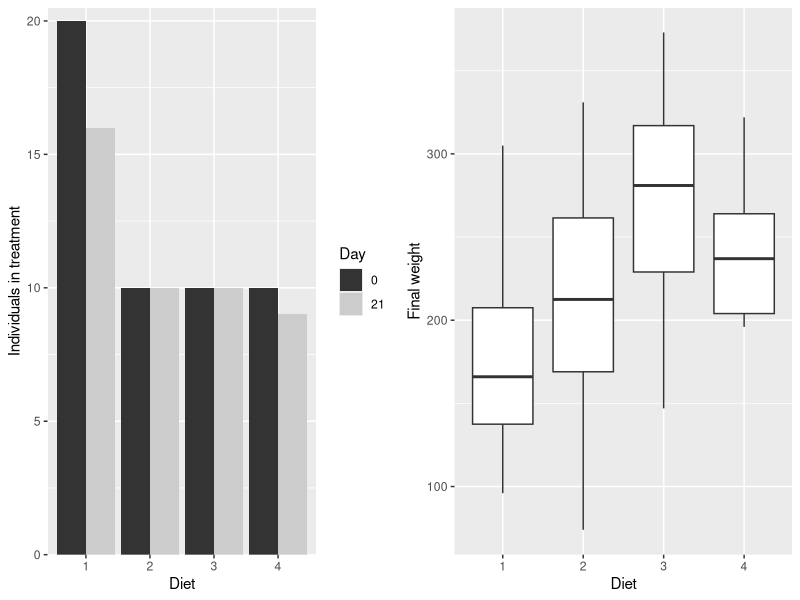
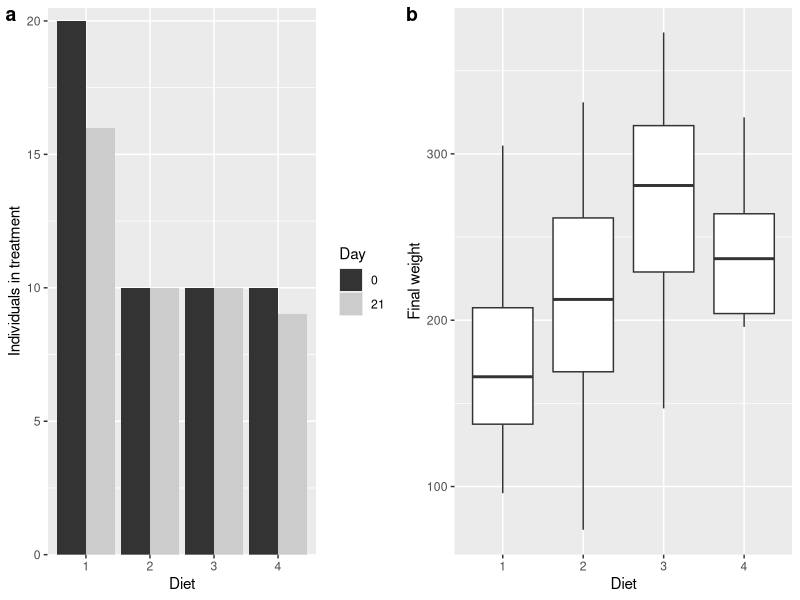
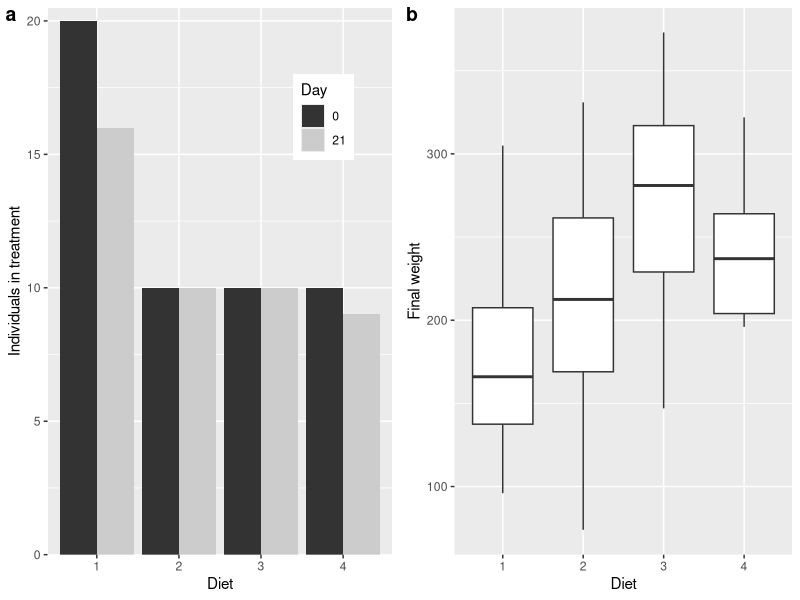

These charts were generated, in order, by the following R code: (Note: this script raises an error after producing the figures.)
### Example data
head(ChickWeight)
summary(ChickWeight)

library(ggplot2)

# Number of individuals in treatment groups at the beginning and at the first and last day of the experiment
q <- ggplot(data=ChickWeight[ChickWeight$Time%in%c(0,21),]) + 
	geom_bar(aes(x=Diet, group=Time, fill=factor(Time)), position='dodge') + 
	ylab('Individuals in treatment') + 
	scale_fill_grey(name='Day') + 
	scale_y_continuous(expand=c(0,0), limits=c(0,20.5))


# Distribution of weights at the end of the experiment
qq <- ggplot(data=ChickWeight[ChickWeight$Time==21,]) + geom_boxplot(aes(x=Diet, y=weight)) + ylab('Final weight')


library(cowplot)
## plot grid
plot_grid(q,qq)
## adding labels
plot_grid(q,qq, labels=letters[1:2])
## change position of legend in a
plot_grid(q+theme(legend.position=c(.8,.8)),qq, labels=letters[1:2])
q <- q+theme(legend.position=c(.8,.8))

## Save the plot
save_plot(
	plot_grid(q,qq, labels=letters[1:2]),
	filename='~/Desktop/tst.png', base_height=4, base_width=7
)


## Adding another plot 
qqq <- ggplot(data=ChickWeight) + geom_point(aes(x=Time, y=weight, colour=Diet)) + stat_smooth(aes(x=Time, y=weight, colour=Diet), method='loess')

## Plotting all three figures
plot_grid(q,qq,qqq, labels=letters[1:3])

## Alterntively, we do it manually
ggdraw()+ #Set up a drawing layer on top of a ggplot
	draw_plot(q)+ #Places a plot somewhere onto the drawing canvas
	draw_plot(qq)+
	draw_plot(qqq)+
	draw_plot_label(label=LETTERS[1:3])


ggdraw()+
	draw_plot(q, x=0, y=.5, width=0.5, height=.5)+
	draw_plot(qq, x=.5, y=.5, width=0.5, height=.5)+
	draw_plot(qqq, x=0, y=0, width=1, height=.5)+
	draw_plot_label(label=LETTERS[1:3], x=c(0,.5,0), y=c(1,1,.5), fontface='italic') + 
	draw_label("DRAFT", angle = 45, size = 110, alpha = .2)


save_plot(ggdraw()+
						draw_plot(q, x=0, y=.5, width=0.5, height=.5)+
						draw_plot(qq, x=.5, y=.5, width=0.5, height=.5)+
						draw_plot(qqq, x=0, y=0, width=1, height=.5)+
						draw_plot_label(label=LETTERS[1:3], x=c(0,.5,0), y=c(1,1,.5), fontface='bold'),
					filename='~/Desktop/tst2.png', base_height=6, base_width=7
)